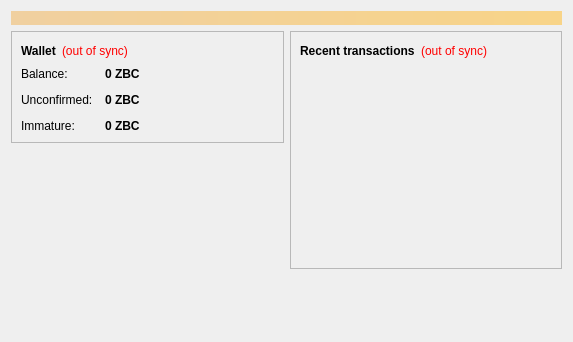
<?xml version="1.0" encoding="UTF-8"?>
<ui version="4.0">
 <class>OverviewPage</class>
 <widget class="QWidget" name="OverviewPage">
  <property name="geometry">
   <rect>
    <x>0</x>
    <y>0</y>
    <width>573</width>
    <height>342</height>
   </rect>
  </property>
  <property name="windowTitle">
   <string>Form</string>
  </property>
  <layout class="QVBoxLayout" name="topLayout">
   <item>
    <widget class="QLabel" name="labelAlerts">
     <property name="visible">
      <bool>false</bool>
     </property>
     <property name="styleSheet">
      <string notr="true">background-color: qlineargradient(x1: 0, y1: 0, x2: 1, y2: 0, stop:0 #F0D0A0, stop:1 #F8D488); color:#000000;</string>
     </property>
     <property name="wordWrap">
      <bool>true</bool>
     </property>
     <property name="margin">
      <number>3</number>
     </property>
    </widget>
   </item>
   <item>
    <layout class="QHBoxLayout" name="horizontalLayout" stretch="1,1">
     <item>
      <layout class="QVBoxLayout" name="verticalLayout_2">
       <item>
        <widget class="QFrame" name="frame">
         <property name="frameShape">
          <enum>QFrame::StyledPanel</enum>
         </property>
         <property name="frameShadow">
          <enum>QFrame::Raised</enum>
         </property>
         <layout class="QVBoxLayout" name="verticalLayout_4">
          <item>
           <layout class="QHBoxLayout" name="horizontalLayout_4">
            <item>
             <widget class="QLabel" name="label_5">
              <property name="font">
               <font>
                <weight>75</weight>
                <bold>true</bold>
               </font>
              </property>
              <property name="text">
               <string>Wallet</string>
              </property>
             </widget>
            </item>
            <item>
             <widget class="QLabel" name="labelWalletStatus">
              <property name="toolTip">
               <string>The displayed information may be out of date. Your wallet automatically synchronizes with the Zilbercoin network after a connection is established, but this process has not completed yet.</string>
              </property>
              <property name="styleSheet">
               <string notr="true">QLabel { color: red; }</string>
              </property>
              <property name="text">
               <string notr="true">(out of sync)</string>
              </property>
              <property name="alignment">
               <set>Qt::AlignLeading|Qt::AlignLeft|Qt::AlignVCenter</set>
              </property>
             </widget>
            </item>
            <item>
             <spacer name="horizontalSpacer_2">
              <property name="orientation">
               <enum>Qt::Horizontal</enum>
              </property>
              <property name="sizeHint" stdset="0">
               <size>
                <width>40</width>
                <height>20</height>
               </size>
              </property>
             </spacer>
            </item>
           </layout>
          </item>
          <item>
           <layout class="QFormLayout" name="formLayout_2">
            <property name="fieldGrowthPolicy">
             <enum>QFormLayout::AllNonFixedFieldsGrow</enum>
            </property>
            <property name="horizontalSpacing">
             <number>12</number>
            </property>
            <property name="verticalSpacing">
             <number>12</number>
            </property>
            <item row="0" column="0">
             <widget class="QLabel" name="label">
              <property name="text">
               <string>Balance:</string>
              </property>
             </widget>
            </item>
            <item row="0" column="1">
             <widget class="QLabel" name="labelBalance">
              <property name="font">
               <font>
                <weight>75</weight>
                <bold>true</bold>
               </font>
              </property>
              <property name="cursor">
               <cursorShape>IBeamCursor</cursorShape>
              </property>
              <property name="toolTip">
               <string>Your current balance</string>
              </property>
              <property name="text">
               <string notr="true">0 ZBC</string>
              </property>
              <property name="textInteractionFlags">
               <set>Qt::LinksAccessibleByMouse|Qt::TextSelectableByKeyboard|Qt::TextSelectableByMouse</set>
              </property>
             </widget>
            </item>
            <item row="1" column="0">
             <widget class="QLabel" name="label_3">
              <property name="text">
               <string>Unconfirmed:</string>
              </property>
             </widget>
            </item>
            <item row="1" column="1">
             <widget class="QLabel" name="labelUnconfirmed">
              <property name="font">
               <font>
                <weight>75</weight>
                <bold>true</bold>
               </font>
              </property>
              <property name="cursor">
               <cursorShape>IBeamCursor</cursorShape>
              </property>
              <property name="toolTip">
               <string>Total of transactions that have yet to be confirmed, and do not yet count toward the current balance</string>
              </property>
              <property name="text">
               <string notr="true">0 ZBC</string>
              </property>
              <property name="textInteractionFlags">
               <set>Qt::LinksAccessibleByMouse|Qt::TextSelectableByKeyboard|Qt::TextSelectableByMouse</set>
              </property>
             </widget>
            </item>
            <item row="2" column="0">
             <widget class="QLabel" name="labelImmatureText">
              <property name="text">
               <string>Immature:</string>
              </property>
             </widget>
            </item>
            <item row="2" column="1">
             <widget class="QLabel" name="labelImmature">
              <property name="font">
               <font>
                <weight>75</weight>
                <bold>true</bold>
               </font>
              </property>
              <property name="toolTip">
               <string>Mined balance that has not yet matured</string>
              </property>
              <property name="text">
               <string notr="true">0 ZBC</string>
              </property>
              <property name="textInteractionFlags">
               <set>Qt::LinksAccessibleByMouse|Qt::TextSelectableByKeyboard|Qt::TextSelectableByMouse</set>
              </property>
             </widget>
            </item>
           </layout>
          </item>
         </layout>
        </widget>
       </item>
       <item>
        <spacer name="verticalSpacer">
         <property name="orientation">
          <enum>Qt::Vertical</enum>
         </property>
         <property name="sizeHint" stdset="0">
          <size>
           <width>20</width>
           <height>40</height>
          </size>
         </property>
        </spacer>
       </item>
      </layout>
     </item>
     <item>
      <layout class="QVBoxLayout" name="verticalLayout_3">
       <item>
        <widget class="QFrame" name="frame_2">
         <property name="frameShape">
          <enum>QFrame::StyledPanel</enum>
         </property>
         <property name="frameShadow">
          <enum>QFrame::Raised</enum>
         </property>
         <layout class="QVBoxLayout" name="verticalLayout">
          <item>
           <layout class="QHBoxLayout" name="horizontalLayout_2">
            <item>
             <widget class="QLabel" name="label_4">
              <property name="text">
               <string>&lt;b&gt;Recent transactions&lt;/b&gt;</string>
              </property>
             </widget>
            </item>
            <item>
             <widget class="QLabel" name="labelTransactionsStatus">
              <property name="toolTip">
               <string>The displayed information may be out of date. Your wallet automatically synchronizes with the Zilbercoin network after a connection is established, but this process has not completed yet.</string>
              </property>
              <property name="styleSheet">
               <string notr="true">QLabel { color: red; }</string>
              </property>
              <property name="text">
               <string notr="true">(out of sync)</string>
              </property>
              <property name="alignment">
               <set>Qt::AlignRight|Qt::AlignTrailing|Qt::AlignVCenter</set>
              </property>
             </widget>
            </item>
            <item>
             <spacer name="horizontalSpacer">
              <property name="orientation">
               <enum>Qt::Horizontal</enum>
              </property>
              <property name="sizeHint" stdset="0">
               <size>
                <width>40</width>
                <height>20</height>
               </size>
              </property>
             </spacer>
            </item>
           </layout>
          </item>
          <item>
           <widget class="QListView" name="listTransactions">
            <property name="styleSheet">
             <string notr="true">QListView { background: transparent; }</string>
            </property>
            <property name="frameShape">
             <enum>QFrame::NoFrame</enum>
            </property>
            <property name="verticalScrollBarPolicy">
             <enum>Qt::ScrollBarAlwaysOff</enum>
            </property>
            <property name="horizontalScrollBarPolicy">
             <enum>Qt::ScrollBarAlwaysOff</enum>
            </property>
            <property name="selectionMode">
             <enum>QAbstractItemView::NoSelection</enum>
            </property>
           </widget>
          </item>
         </layout>
        </widget>
       </item>
       <item>
        <spacer name="verticalSpacer_2">
         <property name="orientation">
          <enum>Qt::Vertical</enum>
         </property>
         <property name="sizeHint" stdset="0">
          <size>
           <width>20</width>
           <height>40</height>
          </size>
         </property>
        </spacer>
       </item>
      </layout>
     </item>
    </layout>
   </item>
  </layout>
 </widget>
 <resources/>
 <connections/>
</ui>
